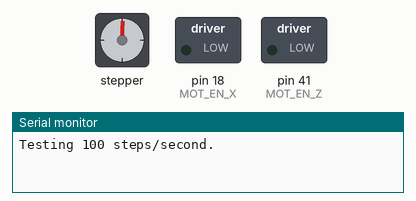
Bench run of a sketch on a simulated Arduino Mega 2560, built with avr-gcc and run on an emulated ATmega2560. Parts: stepper motor, switched loads named in the sketch (green lamp = pin HIGH), the last lines printed to the serial monitor. Stepper angles assume 200 steps per turn.

Above: at 0.32 s.
At 15.83 s:
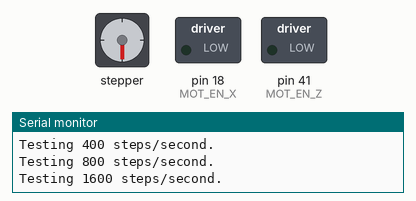
At 25.5 s:
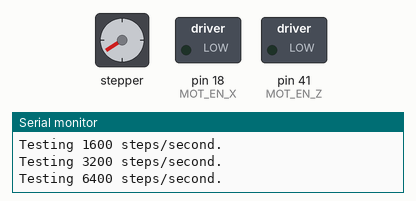
At 31.7 s:
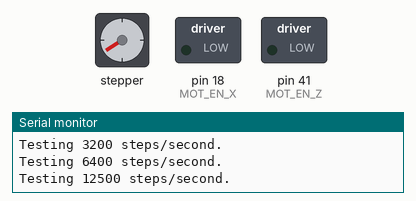
Timing chart, 0 to 40.0 s (numbered marks = the images above):
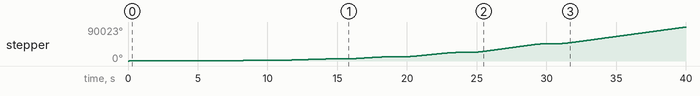

The sketch:

stepper_speed_test.ino
```cpp
//      ******************************************************************
//      *                                                                *
//      *       Example demoing how fast a stepper motor can rotate      *
//      *                                                                *
//      *            S. Reifel & Co.                6/24/2018            *
//      *                                                                *
//      ******************************************************************


// The top speed of a stepper motor is related to many factors.  The motor,
// the load on the motor, the power supply voltage, and this library.
//
// This library can generate a maximum of about 12,500 steps per second
// using an Arduino Uno.  Running just one motor in full step mode, with a
// 200 steps per rotation motor, the maximum speed is about 62 RPS or 3750
// RPM (very few stepper motor can go this fast). Driving one motor in half
// step mode, a maximum speed of 31 RPS or 1875 RPM can be reached.  In
// quarter step mode about 15 RPS or 937 RPM.  Running multiple motors at the
// same time will reduce the maximum speed of each, for example running two
// motors will reduce the maximum step rate by half or more.
//
// Stepper motors will spin fastest when using a power supply voltage that
// is many times higher than the motor's voltage rating.  Don't worry about
// this, the current setting on the driver board keeps the motor protected.
// I often use NEMA 17 motors with a voltage rating around 3V, then power
// my driver board with a 24V supply.  Just make sure that your power supply
// voltage does not exceed the voltage rating of the driver board.  12V
// motors with a 12V supply will have much lower torque at speed than my
// 3V/24V combo.  (Note: NEMA 17 describes the size of the motor, 1.7 inches
// wide)
//
// Smaller motors can typically spin faster than larger ones.  The best way
// to evaluate a motor is by looking at its "torque curve".  Most of the
// stepper motors sold by www.pololu.com have a data sheet on their website
// showing a torque curve (motors sold on Amazon usually do not).
//
//
// Documentation at:
//         https://github.com/Stan-Reifel/SpeedyStepper
//
//
// The motor must be connected to the Arduino with a driver board having a
// "Step and Direction" interface.  It's VERY important that you set the
// motor current first!  Read the driver board's documentation to learn how.

// ***********************************************************************


#include <SpeedyStepper.h>


//
// pin assignments
//
// const int LED_PIN = 13;
#define MS1_X       17
#define MS2_X       16
#define MOT_EN_X    18
#define MOT_DIR_X   14
#define MOT_STEP_X  15
#define MS1_Z       37
#define MS2_Z       38
#define MOT_EN_Z    41
#define MOT_DIR_Z   36
#define MOT_STEP_Z  33

const int MOTOR_STEP_PIN = 3;
const int MOTOR_DIRECTION_PIN = 4;

//
// create the stepper motor object
//
SpeedyStepper stepper;


void setup()
{
  //
  // setup the LED pin and enable print statements
  //
  // pinMode(LED_PIN, OUTPUT);
  Serial.begin(9600);

  // Initialize microstepping
  pinMode(MS1_X, OUTPUT);
  pinMode(MS2_X, OUTPUT);
  // pinMode(MS1_Z, OUTPUT);
  // pinMode(MS2_Z, OUTPUT);
  pinMode(MOT_EN_X, OUTPUT);
  pinMode(MOT_EN_Z, OUTPUT);

  // Initialize microstep
  digitalWrite(MS1_X, LOW);
  digitalWrite(MS2_X, LOW);
  // digitalWrite(MS1_Z, LOW);
  // digitalWrite(MS2_Z, LOW);

  // Enable motors (Mark Rober disables steppers initially..?)
  digitalWrite(MOT_EN_X, LOW);
  // digitalWrite(MOT_EN_Z, LOW);

  //
  // connect and configure the stepper motor to its IO pins
  //
  stepper.connectToPins(MOT_STEP_X, MOT_DIR_X);
}


void loop()
{
  //
  // Here will will try rotating at faster and faster speeds.  You can
  // see how the motor's torque is reduced as the speed increases by
  // pinching the shaft with your fingers.  Note: When the motor can't
  // go at the commanded speed, it simply stops.
  //
  // I have conducted all of these tests with 1x microstepping.
  //

  //
  // 100 steps/second
  //
  Serial.println("Testing 100 steps/second.");
  stepper.setSpeedInStepsPerSecond(100);
  stepper.setAccelerationInStepsPerSecondPerSecond(100);
  stepper.moveRelativeInSteps(200);
  delay(800);

  //
  // 200 steps/second
  //
  Serial.println("Testing 200 steps/second.");
  stepper.setSpeedInStepsPerSecond(200);
  stepper.setAccelerationInStepsPerSecondPerSecond(200);
  stepper.moveRelativeInSteps(400);
  delay(800);

  //
  // 400 steps/second
  //
  Serial.println("Testing 400 steps/second.");
  stepper.setSpeedInStepsPerSecond(400);
  stepper.setAccelerationInStepsPerSecondPerSecond(400);
  stepper.moveRelativeInSteps(800);
  delay(800);

  //
  // 800 steps/second
  // Note: My 12V NEAMA 17 motor with a 20V power supply stops here
  //
  Serial.println("Testing 800 steps/second.");
  stepper.setSpeedInStepsPerSecond(800);
  stepper.setAccelerationInStepsPerSecondPerSecond(800);
  stepper.moveRelativeInSteps(1600);
  delay(800);

  //
  // 1600 steps/second
  //
  Serial.println("Testing 1600 steps/second.");
  stepper.setSpeedInStepsPerSecond(1600);
  stepper.setAccelerationInStepsPerSecondPerSecond(1600);
  stepper.moveRelativeInSteps(3200);
  delay(800);

  //
  // 3200 steps/second
  //
  Serial.println("Testing 3200 steps/second.");
  stepper.setSpeedInStepsPerSecond(3200);
  stepper.setAccelerationInStepsPerSecondPerSecond(3200);
  stepper.moveRelativeInSteps(6400);
  delay(800);

  //
  // 6400 steps/second
  // Note: My 3.2V NEAMA 17 motor with a 20V power supply stops here
  //
  Serial.println("Testing 6400 steps/second.");
  stepper.setSpeedInStepsPerSecond(6400);
  stepper.setAccelerationInStepsPerSecondPerSecond(6400);
  stepper.moveRelativeInSteps(12800);
  delay(800);

  //
  // 12500 steps/second, the fastest this library can generate
  // Note: My 3.8V NEAMA 11 motor with a 20V power supply stops here
  //
  Serial.println("Testing 12500 steps/second.");
  stepper.setSpeedInStepsPerSecond(12500);
  stepper.setAccelerationInStepsPerSecondPerSecond(6400);
  stepper.moveRelativeInSteps(38400);
  delay(800);

  Serial.println("");
  delay(3000);
}
```

Measured:
- by itself, stepper: turns 360° clockwise in 2.8 s, then 720° clockwise in 2.9 s, then 1440° clockwise in 3.0 s, then 2880° clockwise in 3.2 s, and so on
